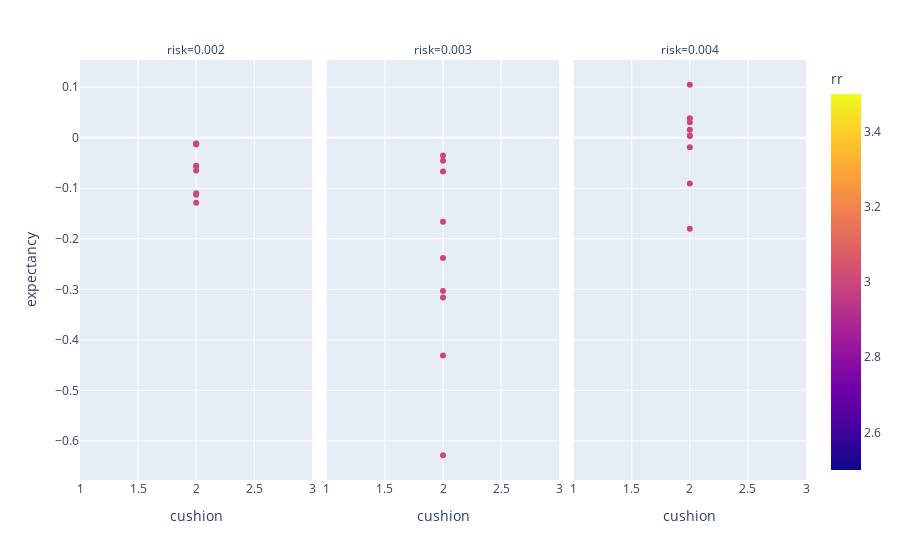

The notebook cell this image was saved under:
### Code cell
px.scatter(df, x = 'cushion', y = 'expectancy', color = 'rr', facet_col='risk')

### Figure 1 — Plotly figure (JSON) as saved in the notebook; plotly's stock layout.template omitted (floating-point values rounded to 4 significant figures)
{"data": [{"hovertemplate": "risk=0.002<br>cushion=%{x}<br>expectancy=%{y}<br>rr=%{marker.color}<extra></extra>", "legendgroup": "", "marker": {"color": [3, 3, 3, 3, 3, 3, 3, 3, 3], "coloraxis": "coloraxis", "symbol": "circle"}, "mode": "markers", "name": "", "orientation": "v", "showlegend": false, "type": "scatter", "x": [2, 2, 2, 2, 2, 2, 2, 2, 2], "xaxis": "x", "y": [-0.01163, -0.05538, -0.1101, -0.01192, -0.05674, -0.1128, -0.01364, -0.06485, -0.1289], "yaxis": "y"}, {"hovertemplate": "risk=0.003<br>cushion=%{x}<br>expectancy=%{y}<br>rr=%{marker.color}<extra></extra>", "legendgroup": "", "marker": {"color": [3, 3, 3, 3, 3, 3, 3, 3, 3], "coloraxis": "coloraxis", "symbol": "circle"}, "mode": "markers", "name": "", "orientation": "v", "showlegend": false, "type": "scatter", "x": [2, 2, 2, 2, 2, 2, 2, 2, 2], "xaxis": "x2", "y": [-0.03508, -0.1664, -0.3034, -0.04574, -0.2382, -0.4308, -0.06677, -0.3162, -0.6282], "yaxis": "y2"}, {"hovertemplate": "risk=0.004<br>cushion=%{x}<br>expectancy=%{y}<br>rr=%{marker.color}<extra></extra>", "legendgroup": "", "marker": {"color": [3, 3, 3, 3, 3, 3, 3, 3, 3], "coloraxis": "coloraxis", "symbol": "circle"}, "mode": "markers", "name": "", "orientation": "v", "showlegend": false, "type": "scatter", "x": [2, 2, 2, 2, 2, 2, 2, 2, 2], "xaxis": "x3", "y": [0.004258, 0.1046, 0.03828, -0.01901, -0.09058, -0.1801, 0.003436, 0.01547, 0.03061], "yaxis": "y3"}], "layout": {"annotations": [{"font": {}, "showarrow": false, "text": "risk=0.002", "x": 0.16, "xanchor": "center", "xref": "paper", "y": 1, "yanchor": "bottom", "yref": "paper"}, {"font": {}, "showarrow": false, "text": "risk=0.003", "x": 0.5, "xanchor": "center", "xref": "paper", "y": 1, "yanchor": "bottom", "yref": "paper"}, {"font": {}, "showarrow": false, "text": "risk=0.004", "x": 0.84, "xanchor": "center", "xref": "paper", "y": 1, "yanchor": "bottom", "yref": "paper"}], "coloraxis": {"colorbar": {"title": {"text": "rr"}}, "colorscale": [[0, "#0d0887"], [0.1111, "#46039f"], [0.2222, "#7201a8"], [0.3333, "#9c179e"], [0.4444, "#bd3786"], [0.5556, "#d8576b"], [0.6667, "#ed7953"], [0.7778, "#fb9f3a"], [0.8889, "#fdca26"], [1, "#f0f921"]]}, "legend": {"tracegroupgap": 0}, "margin": {"t": 60}, "xaxis": {"anchor": "y", "domain": [0, 0.32], "title": {"text": "cushion"}}, "xaxis2": {"anchor": "y2", "domain": [0.34, 0.66], "matches": "x", "title": {"text": "cushion"}}, "xaxis3": {"anchor": "y3", "domain": [0.68, 1.0], "matches": "x", "title": {"text": "cushion"}}, "yaxis": {"anchor": "x", "domain": [0, 1], "title": {"text": "expectancy"}}, "yaxis2": {"anchor": "x2", "domain": [0, 1], "matches": "y", "showticklabels": false}, "yaxis3": {"anchor": "x3", "domain": [0, 1], "matches": "y", "showticklabels": false}}}
